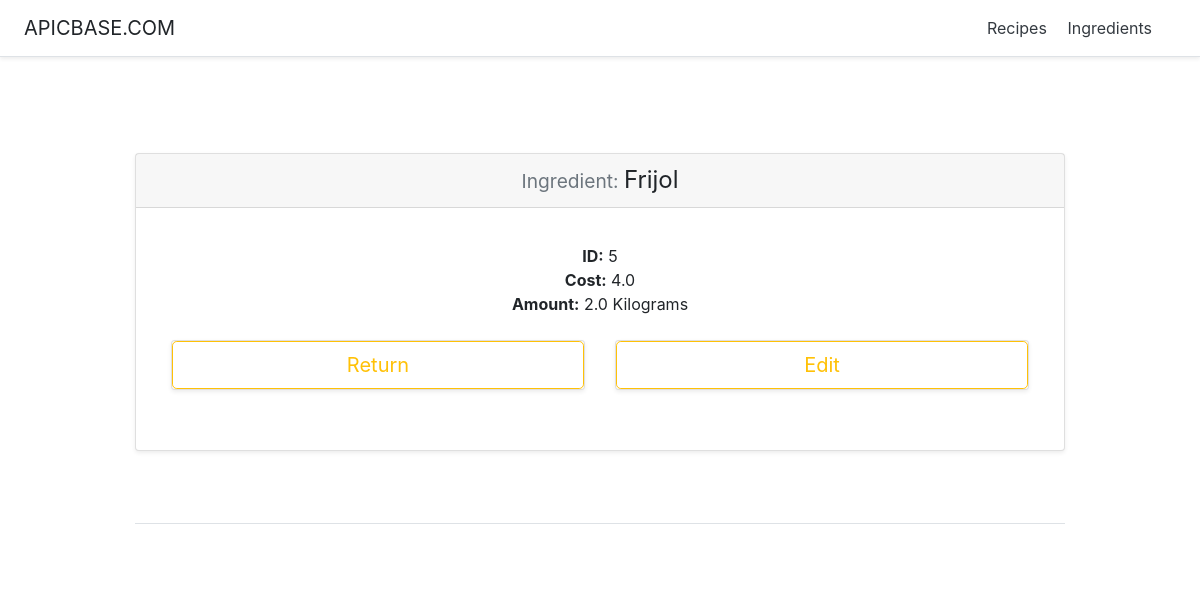
Before: /recipeManager/ingredient/5/ with the older database file.
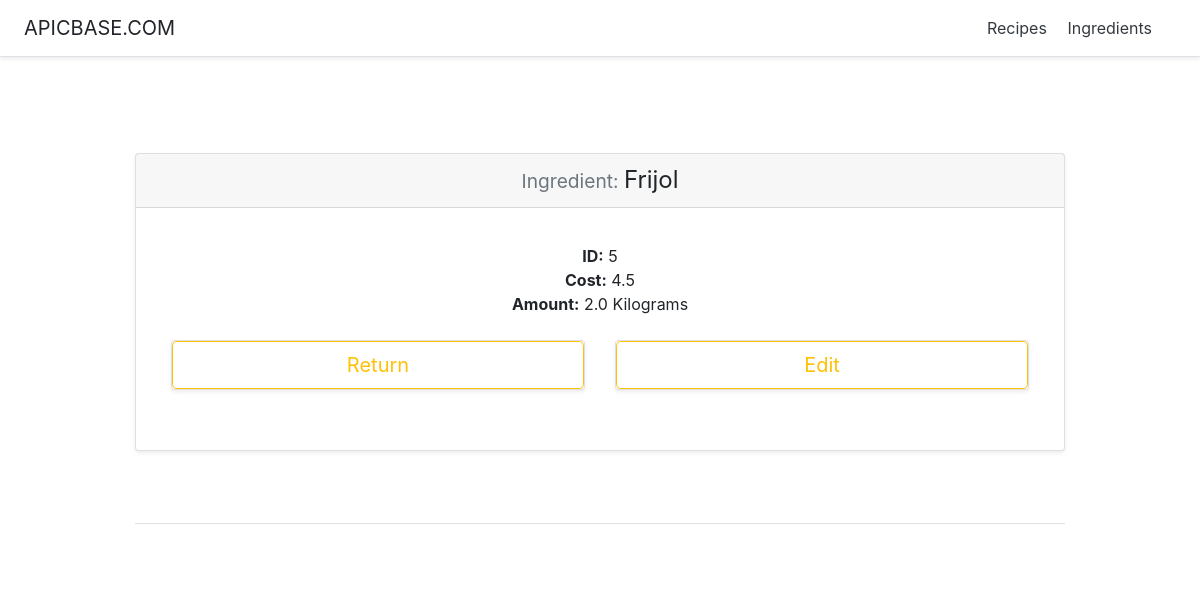
After: the same page with the newer database file.
### recipeManager/models.py (models this page shows, shortened)
class Ingredient(models.Model):
    id = models.AutoField(primary_key=True)
    name = models.CharField(max_length=200)
    cost = models.FloatField()
    amount = models.FloatField()
    GRAMS='g'
    KILOGRAMS='Kg'
    CENTILITER='cl'
    LITER='l'
    UNIT_CHOICES = (
        (GRAMS, 'Grams'),
        (KILOGRAMS, 'Kilograms'),
        (CENTILITER, 'Centiliter'),
        (LITER, 'Liter')
    )
    unit = models.CharField(
        max_length=2,
        choices=UNIT_CHOICES,
        default=GRAMS,
    )

### recipeManager/views.py (the view)
# urls.py: path('ingredient/<int:pk>/', views.IngredientDetailView.as_view(), name='ingredientDetail'),
class IngredientDetailView(generic.DetailView):
    model = Ingredient
    template_name = 'recipeManager/ingredientDetail.html'

### recipeManager/templates/recipeManager/ingredientDetail.html (shortened to what this page needs)
<!DOCTYPE html>
<html lang="en">
<head>
    {% load static %}
    <link href="{%static 'recipeManager/bootstrap.min.css'%}" rel="stylesheet">
    {% load static %}
    <link href="{% static 'recipeManager/pricing.css' %}" rel="stylesheet">
  </head>
  <body>
    <div class="d-flex flex-column flex-md-row align-items-center p-3 px-md-4 mb-3 bg-white border-bottom shadow-sm">
  <h5 class="my-0 mr-md-auto font-weight-normal">APICBASE.COM</h5>
  <nav class="my-2 my-md-0 mr-md-3">
    <a class="p-2 text-dark" href="{% url 'recipeManager:index' %}">Recipes</a>
    <a class="p-2 text-dark" href="{% url 'recipeManager:ingredients' %}">Ingredients</a>
  </nav>
</div>
<div class="pricing-header px-3 py-3 pt-md-5 pb-md-4 mx-auto text-center">
</div>
<div class="container">
  <div class="card-deck mb-3 text-center">
    <div class="card mb-4 shadow-sm">
      <form action="{% url 'recipeManager:updateIngredient' ingredient.id %}" method="post">
        <div class="card-header">
          <div id="headerIngredientName">
            <h4 class="my-0 font-weight-normal"><small class="text-muted">Ingredient: </small>{{ ingredient.name }}</h4>
          </div>
        </div>
        <div class="card-body">
          <ul id="readingOptions" class="list-unstyled mt-3 mb-4">
            <li><b>ID:</b> {{ ingredient.id }}</li>
            <li><b>Cost:</b> {{ ingredient.cost }}</li>
            <li><b>Amount:</b> {{ ingredient.amount }} {{ ingredient.get_unit_display }}</li>
          </ul>
          <div class="container">
            <div class="card-deck mb-3 text-center">
              <div id="returnButtonSection" class="card mb-4 shadow-sm">
                <a href="{% url 'recipeManager:ingredients'%}" style="text-decoration:none;"><button type="button" class="btn btn-lg btn-block btn-outline-warning">Return</button></a>
              </div>
              <div id="editButtonSection" class="card mb-4 shadow-sm">
                <button id="editButton" type="button" class="btn btn-lg btn-block btn-outline-warning">Edit</button>
              </div>
            </div>
          </div>
        </div>
      </form>
    </div>
  </div>
  <footer class="pt-4 my-md-5 pt-md-5 border-top"></footer>
</div>
</body></html>

Changed rows visible on the page:
changed Ingredient "Frijol": cost "4.0" → "4.5"
